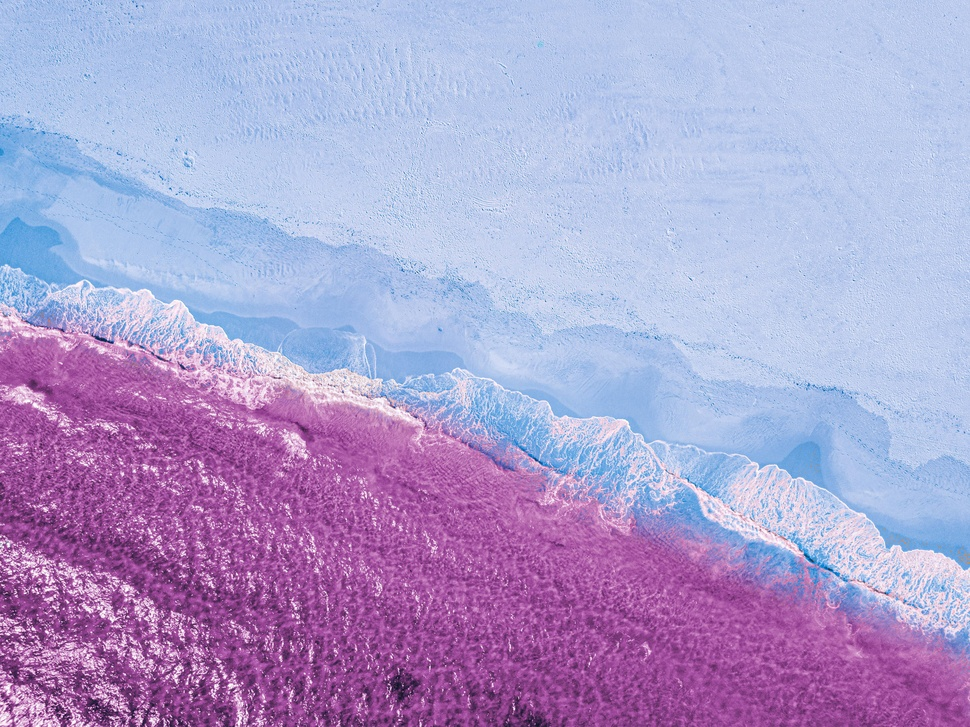
//> input picture Lab4/Lab_4_4/original.jpg, 970 x 727 px, shrunk from 3992 x 2992 before the run
$ ./Lab_4_4   (built with g++ and OpenCV 4)
//> lines starting //> are read from the running program, lines starting //| are printed output that depends on the picture; after the words box and inside, x2 and y2 are one past the last pixel; in counts of white or black regions, pixels touching at a corner belong together
#include <iostream>
#include <string>
#include <vector>

#include <opencv2/core.hpp>
#include <opencv2/imgproc.hpp>
#include <opencv2/imgcodecs.hpp>
#include <opencv2/highgui.hpp>

// calculating entropy
float entropy(cv::Mat hist, cv::Mat image, int x, int y){
    float e = 0;
    for (int i = x-4; i < x+5; ++i){
        for (int j = y-4; j < y+5; ++j){
            int intensity = image.at<uchar>(j, i);
            e -= hist.at<float>(intensity) * log2(hist.at<float>(intensity));
        }
    }

    return e;
}


void bwareaopen(const cv::Mat &A, cv::Mat &C, int dim, int conn = 8){
    if (A.channels() != 1 && A.type() != CV_8U && A.type() != CV_32F)
        return;

    // Find all connected components
    cv::Mat labels, stats, centers;
    int num = cv::connectedComponentsWithStats(A, labels, stats, centers, conn);

    // Clone image
    C = A.clone();

    // Check size of all connected components
    std::vector<int> td;
    for (int i = 0; i < num; ++i){
        if (stats.at<int>(i, cv::CC_STAT_AREA) < dim){
            td.push_back(i);
        }
    }

    // Remove small areas
    if (td.size() > 0){
        if (A.type() == CV_8U){
            for (int i = 0; i < C.rows; ++i){
                for (int j = 0; j < C.cols; ++j){
                    for (int k = 0; k < td.size(); ++k){
                        if (labels.at<int>(i, j) == td[k]){
                            C.at<uchar>(i, j) = 0;
                            continue;
                        }
                    }
                }
            }
        }
    } else {
        for (int i = 0; i < C.rows; ++i){
            for (int j = 0; j < C.cols; ++j){
                for (int k = 0; k < td.size(); ++k){
                    if (labels.at<int>(i, j) == td[k]){
                        C.at<float>(i, j) = 0;
                        continue;
                    }
                }
            }
        }
    }
}

void print_params(cv::Mat image){
    int histSize = 256;
    float range [] = {0, 256};
    const float * histRange[] = {range};
    cv::Mat hist;
    cv::calcHist(&image, 1, 0, cv::Mat(), hist, 1, &histSize, histRange);
    float sum = cv::sum(hist)[0];
    for (int i = 0; i < hist.rows; ++i){
        hist.at<float>(i) /= sum;
    }

    double m = 0;
    for (int x = 0; x < image.cols; ++x){
        for (int y = 0; y < image.rows; ++y){
            int intensity = image.at<uchar>(y, x);
            m += intensity * hist.at<float>(intensity) / image.rows / image.cols;
        }
    }
    std::cout << "Среднее значение случайной величины: " << m << std::endl;


    double mu = 0;
    for (int x = 0; x < image.cols; ++x){
        for (int y = 0; y < image.rows; ++y){
            int intensity = image.at<uchar>(y, x);
            mu += pow(intensity - m, 2) * hist.at<float>(intensity) / image.rows / image.cols;
        }
    }
    std::cout << "Дисперсия случайной величины: " << mu << std::endl;
    std::cout << "Стандартное отклонение: " << sqrt(mu) << std::endl;

    mu = 0;
    for (int x = 0; x < image.cols; ++x){
        for (int y = 0; y < image.rows; ++y){
            int intensity = image.at<uchar>(y, x);
            mu += pow(intensity - m, 3) * hist.at<float>(intensity) / image.rows / image.cols;
        }
    }
    std::cout << "Характеристика симметрии гистограммы: " << mu << std::endl;

    double e = 0;
    for (int x = 0; x < image.cols; ++x){
        for (int y = 0; y < image.rows; ++y){
            int intensity = image.at<uchar>(y, x);
            e -= hist.at<float>(intensity) * log2(hist.at<float>(intensity));
        }
    }
    std::cout << "Значение энтропии: " << e / image.rows / image.cols << std::endl;

}


int main(){
    // loading the image
    std::string filename = "original.jpg";
    cv::Mat image_rgb = cv::imread(filename, cv::IMREAD_COLOR);
//> image_rgb is the input picture: 727 rows x 970 cols, CV_8UC3; mean B, G, R 206.5, 158.7, 172.1
    cv::Mat image;
    cv::cvtColor(image_rgb, image, cv::COLOR_BGR2GRAY);
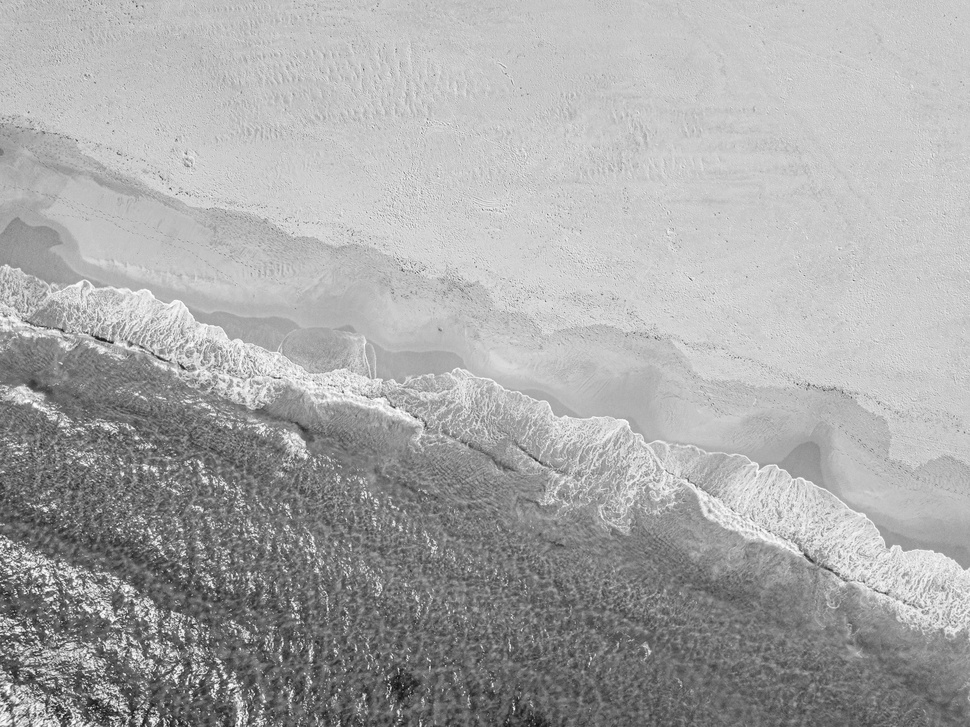
//> image: 727 rows x 970 cols, CV_8UC1; min 16, max 254, mean 168.2

    // saving grayscaled image
    cv::imwrite("image_grayscale.jpg", image);

    // histogram calculation
    int histSize = 256;
    float range [] = {0, 256};
    const float * histRange[] = {range};
    cv::Mat hist;
    cv::calcHist(&image, 1, 0, cv::Mat(), hist, 1, &histSize, histRange);
//> hist = 256 values, max 17538 at index 201, min 0 at index 0, mean 2754.6
    float sum = cv::sum(hist)[0];
//> sum = 705190
    for (int i = 0; i < hist.rows; ++i){
        hist.at<float>(i) /= sum;
    }
//> after the loop, hist = 256 values, max 0.0249 at index 201, min 0 at index 0, mean 0.00391

    // calculating entropy matrix
    cv::Mat image_entropy(image.size(), image.type());
    for (int x = 4; x < image.cols - 4; ++x){
        for (int y = 4; y < image.rows - 4; ++y){
            image_entropy.at<uchar>(y, x) = entropy(hist, image, x, y);
        }
    }
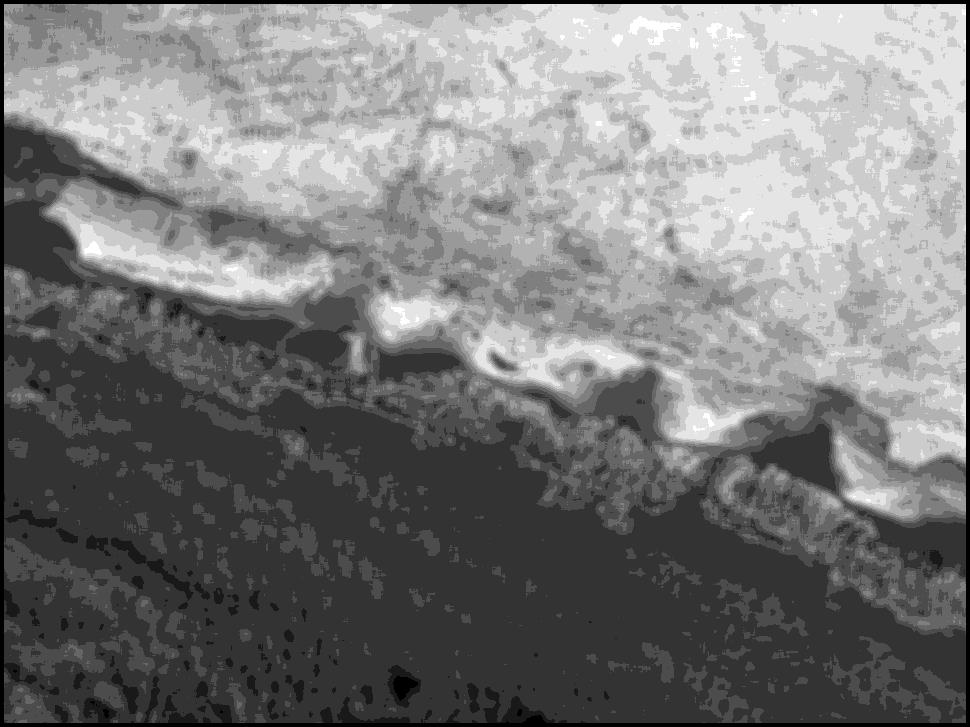
//> image_entropy: 727 rows x 970 cols, CV_8UC1; min 0, max 10, mean 4.76; drawn with min black and max white

    // normalization
    double min, max;
    cv::minMaxLoc(image_entropy, &min, &max);
//> min = 0; max = 10
    for (int x = 0; x < image_entropy.cols; ++x){
        for (int y = 0; y < image_entropy.rows; ++y){
            image_entropy.at<uchar>(y, x) *= 255 / (max - min);
        }
    }

    // binarization
    cv::GaussianBlur(image_entropy, image_entropy, cv::Size(17, 17), 19);
    cv::imwrite("image_for_binarization.jpg", image_entropy);
    cv::Mat mask;
    cv::threshold(image_entropy, mask, 100, 255, cv::THRESH_OTSU);
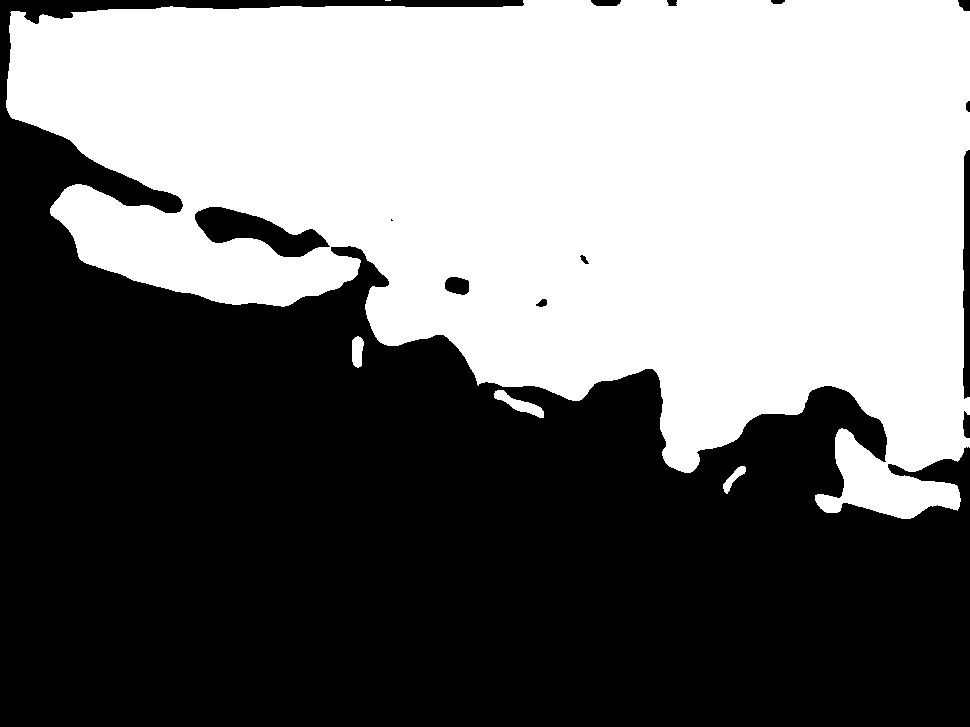
//> mask: 727 rows x 970 cols, CV_8UC1; 46.8% white; 5 white regions (1 under 20 px), largest, box (x1, y1, x2, y2) and area: (6, 0, 970, 519) 329163, (494, 390, 544, 418) 506, (352, 336, 364, 368) 305, (723, 466, 746, 494) 231
    cv::imwrite("mask_binary_otsu.jpg", ~mask);

    // fixing with morphology
    cv::Mat fixed_mask;
    bwareaopen(~mask, fixed_mask, 1000);
//> in bwareaopen, `int num = cv::connectedComponentsWithStats(A, labels, stats, centers, ..`:
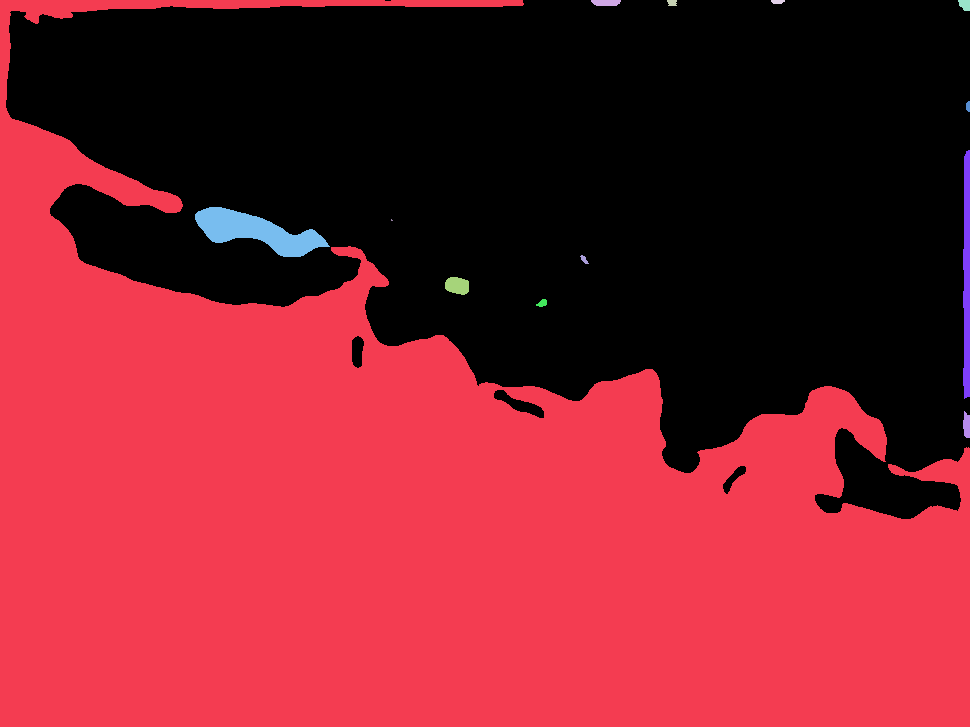
//> labels: 727 rows x 970 cols, CV_32SC1; 14 distinct labels, from 0 to 13; one colour per label, 0 black
//> in bwareaopen, `int num = cv::connectedComponentsWithStats(A, labels, stats, centers, ..`: stats = 14 rows, first 6: [6, 0, 964, 519, 330211], [0, 0, 970, 727, 369226], [591, 0, 30, 6, 160], [667, 0, 10, 6, 53], [771, 0, 14, 4, 48], [958, 0, 12, 11, 106]; centers = 14 rows, first 8: [563.6, 192.3], [413.2, 517.6], [605.6, 2.3], [671.7, 2.38], [777.3, 1.31], [964.5, 4.35], [967.7, 106], [966.4, 275.6]; num = 14
//> the loop in bwareaopen, `for (int i = 0; i < num; ++i)` made 14 passes
    cv::morphologyEx(fixed_mask, fixed_mask, cv::MORPH_CLOSE, cv::getStructuringElement(cv::MORPH_RECT, cv::Size(15, 15)), cv::Point(-1, -1), 7);
    cv::morphologyEx(fixed_mask, fixed_mask, cv::MORPH_OPEN, cv::getStructuringElement(cv::MORPH_RECT, cv::Size(15, 15)), cv::Point(-1, -1), 7);
    cv::morphologyEx(fixed_mask, fixed_mask, cv::MORPH_CLOSE, cv::getStructuringElement(cv::MORPH_ELLIPSE, cv::Size(11, 11)), cv::Point(-1, -1), 4);
//> fixed_mask: 727 rows x 970 cols, CV_8UC1; 56.8% white; 1 black region, box (x1, y1, x2, y2) and area: (0, 0, 970, 414) 304329
    cv::morphologyEx(fixed_mask, fixed_mask, cv::MORPH_OPEN, cv::getStructuringElement(cv::MORPH_ELLIPSE, cv::Size(11, 11)), cv::Point(-1, -1), 4);
//> fixed_mask: 727 rows x 970 cols, CV_8UC1; 56.8% white; 1 black region, box (x1, y1, x2, y2) and area: (0, 0, 970, 414) 304494
    cv::imwrite("mask_fixed.jpg", fixed_mask);


    // saving land and water separetly
    cv::Mat water(image_rgb.size(), image_rgb.type());
    for (int x = 0; x < image_rgb.cols; ++x){
        for (int y = 0; y < image_rgb.rows; ++y){
            if (fixed_mask.at<uchar>(y, x) == 0){
                water.at<cv::Vec3b>(y, x) = cv::Vec3b(0, 0, 0);
            } else {
                water.at<cv::Vec3b>(y, x) = image_rgb.at<cv::Vec3b>(y, x);
            }
        }
    }
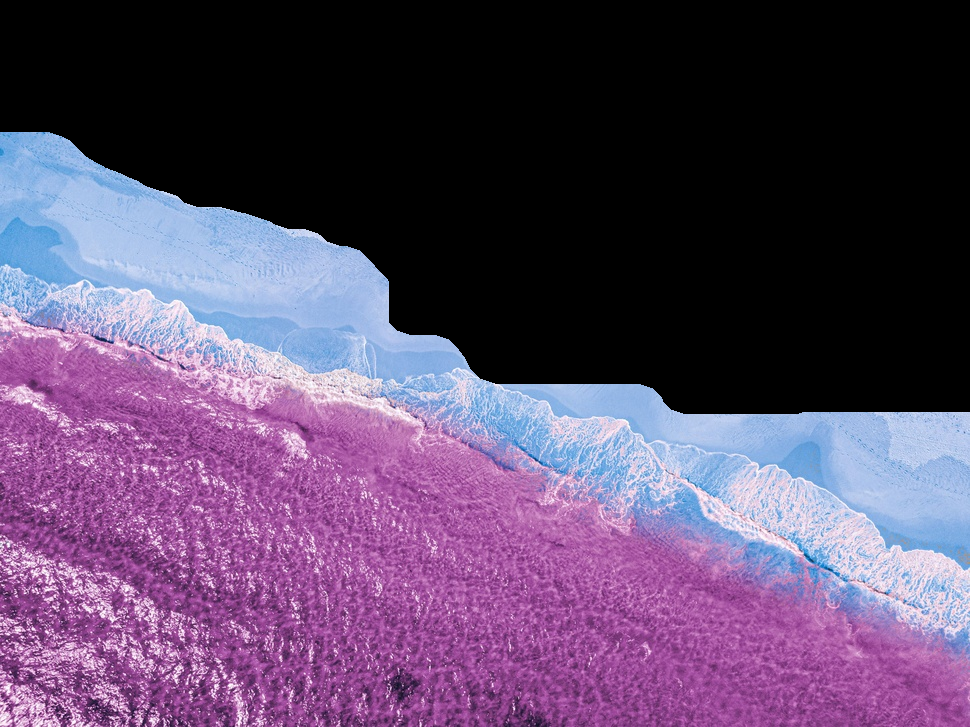
//> water: 727 rows x 970 cols, CV_8UC3; mean B, G, R 104.7, 71.8, 92.8


    cv::Mat land(image_rgb.size(), image_rgb.type());
    fixed_mask = ~fixed_mask;
    for (int x = 0; x < image_rgb.cols; ++x){
        for (int y = 0; y < image_rgb.rows; ++y){
            if (fixed_mask.at<uchar>(y, x) == 0){
                land.at<cv::Vec3b>(y, x) = cv::Vec3b(0, 0, 0);
            } else {
                land.at<cv::Vec3b>(y, x) = image_rgb.at<cv::Vec3b>(y, x);
            }
        }
    }


    cv::imwrite("water.jpg", water);
    cv::imwrite("land.jpg", land);

    // TODO: Волны сильно помешали эксперименту, но результат всё равно не так плох

    cv::Mat water_gray;
    cv::bitwise_and(image, ~fixed_mask, water_gray);
    cv::Mat land_gray;
    cv::bitwise_and(image, fixed_mask, land_gray);
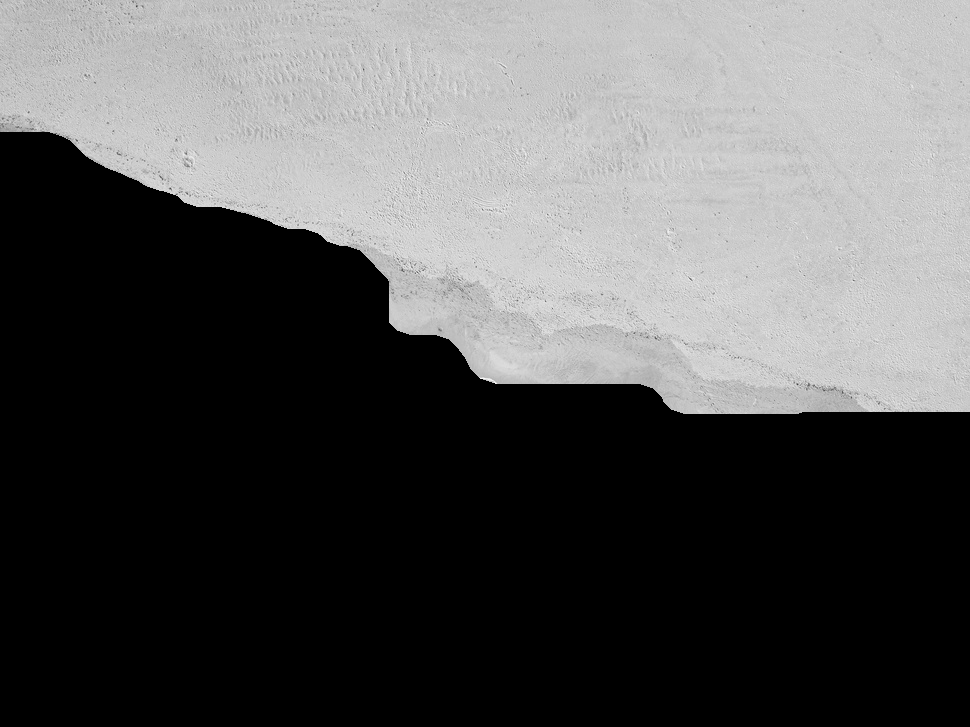
//> land_gray: 727 rows x 970 cols, CV_8UC1; min 0, max 250, mean 86.3

    std::cout << "Вода: " << std::endl;
    print_params(water_gray);
//> in print_params, `cv::calcHist(&image, 1, 0, cv::Mat(), hist, 1, &histSize, histRange);`: hist = 256 values, max 304494 at index 0, min 0 at index 1, mean 2754.6
//> in print_params, `float sum = cv::sum(hist)[0];`: sum = 705190
//> after the loop in print_params, `for (int i = 0; i < hist.rows; ++i)`: hist = 256 values, max 0.432 at index 0, min 0 at index 1, mean 0.00391
//> the loop in print_params, `for (int x = 0; x < image.cols; ++x)` made 970 passes
//> m on passes 1 to 3: 0.000408, 0.000815, 0.00121
//> after the loop in print_params, `for (int x = 0; x < image.cols; ++x)`: m = 0.298
//| Среднее значение случайной величины: 0.297712
//> the loop in print_params, `for (int x = 0; x < image.cols; ++x)` made 970 passes
//> mu on passes 1 to 3: 0.0613, 0.122, 0.18
//> after the loop in print_params, `for (int x = 0; x < image.cols; ++x)`: mu = 44.67
//| Дисперсия случайной величины: 44.6727
//| Стандартное отклонение: 6.68376
//> the loop in print_params, `for (int x = 0; x < image.cols; ++x)` made 970 passes
//> mu on passes 1 to 3: 9.77, 19.3, 28.45
//> after the loop in print_params, `for (int x = 0; x < image.cols; ++x)`: mu = 7153.5
//| Характеристика симметрии гистограммы: 7153.46
//> the loop in print_params, `for (int x = 0; x < image.cols; ++x)` made 970 passes
//> e on passes 1 to 3: 85.56, 171.2, 256.6
//> after the loop in print_params, `for (int x = 0; x < image.cols; ++x)`: e = 171224.3
//| Значение энтропии: 0.242806
    std::cout << std::endl;
    std::cout << "Земля: " << std::endl;
    print_params(land_gray);
//> the loop in print_params (call 2), `for (int x = 0; x < image.cols; ++x)` made 970 passes
//> m on passes 1 to 3: 0.000354, 0.000699, 0.00103
//| Среднее значение случайной величины: 1.22682
//> the loop in print_params (call 2), `for (int x = 0; x < image.cols; ++x)` made 970 passes
//> mu on passes 1 to 3: 0.0695, 0.137, 0.201
//| Дисперсия случайной величины: 244.434
//| Стандартное отклонение: 15.6344
//> the loop in print_params (call 2), `for (int x = 0; x < image.cols; ++x)` made 970 passes
//> mu on passes 1 to 3: 13.42, 26.3, 38.65
//| Характеристика симметрии гистограммы: 48844.2
//> the loop in print_params (call 2), `for (int x = 0; x < image.cols; ++x)` made 970 passes
//> e on passes 1 to 3: 283.6, 567.2, 850.3
//| Значение энтропии: 0.299543

    // TODO: Не добавляй скрин значений, заполни табличку, как в методичке

    return 0;
}
